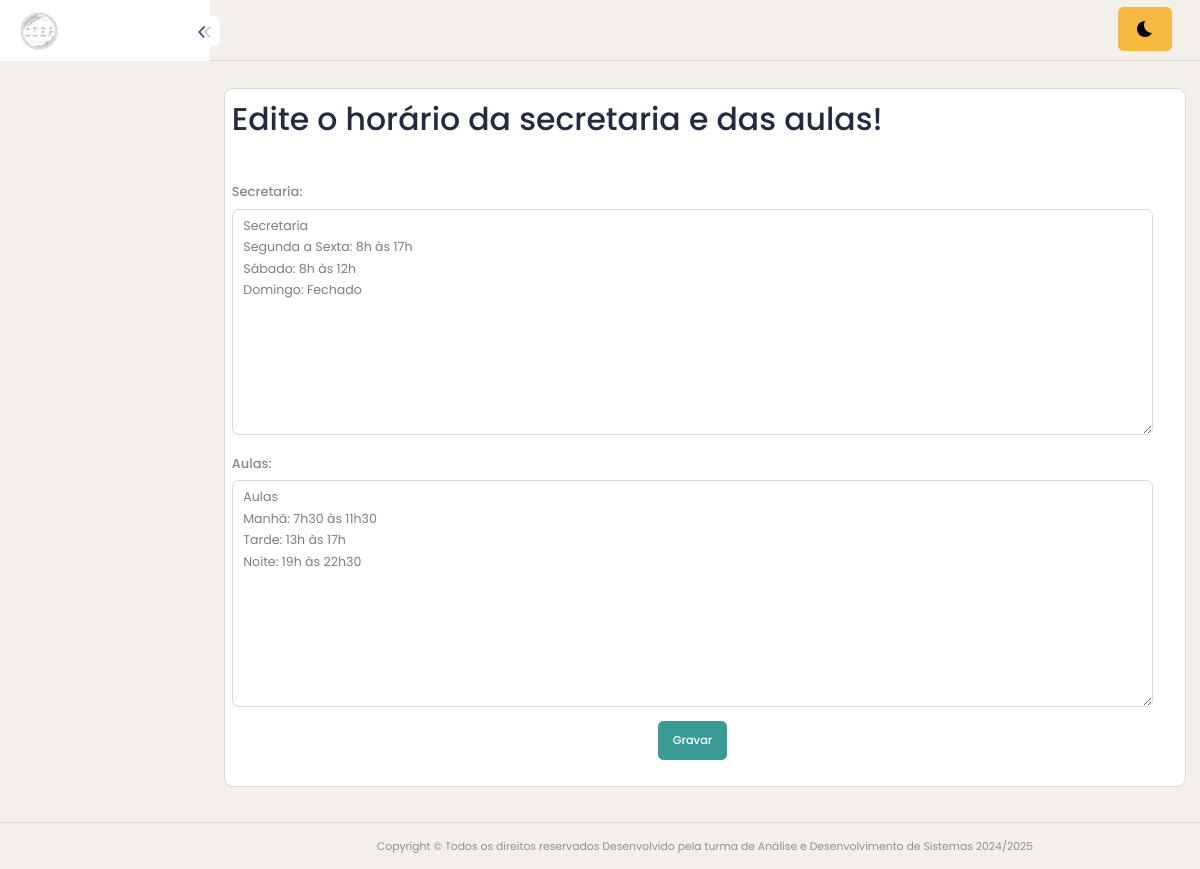
The page /projetoFinalAdmin/horario-editar.php on the database as committed earlier.
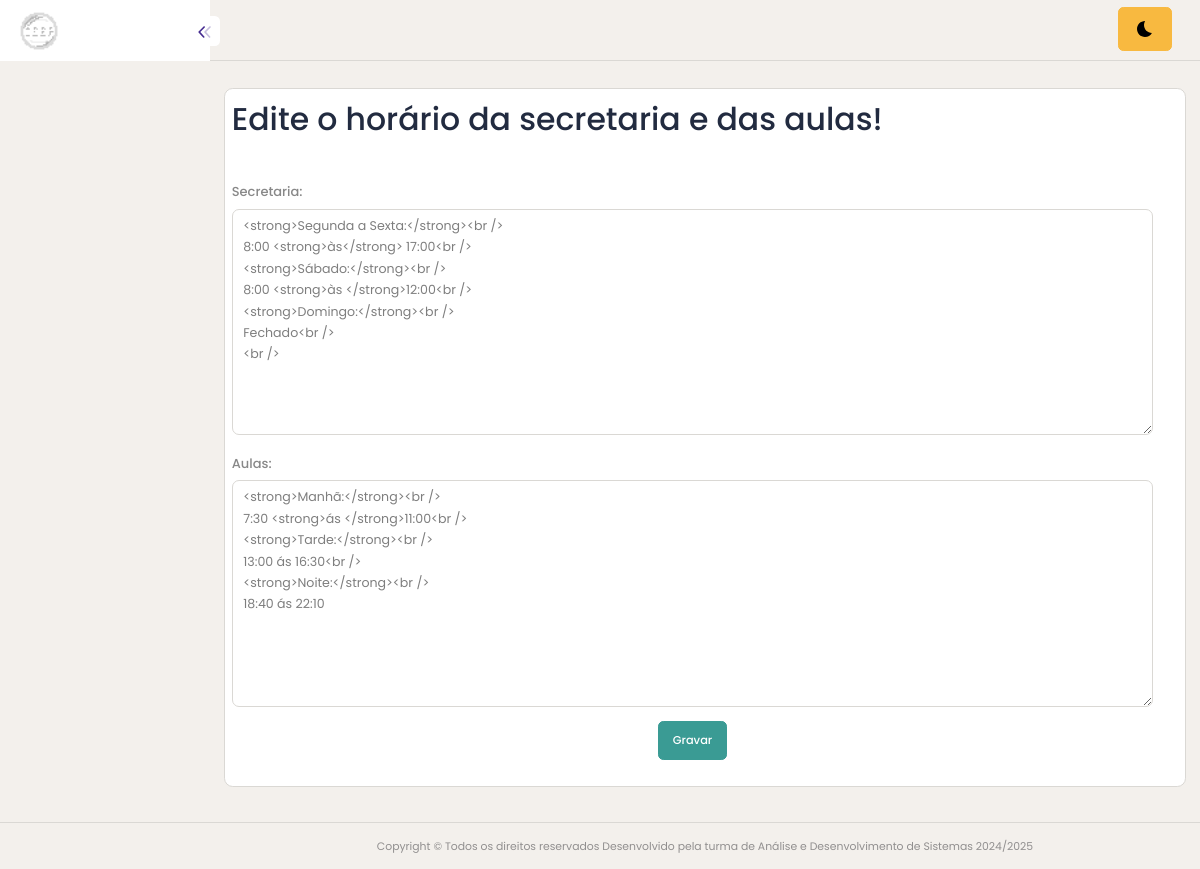
The same page on the database as committed later.
### tables this page shows
CREATE TABLE `horarios` (
  `secretaria` text DEFAULT NULL,
  `aulas` text DEFAULT NULL
);

### projetoFinalAdmin/horario-editar.php (the view, shortened to what this page needs)
<?php
include('conexao.php');
$sql = $conn->prepare("SELECT * FROM horarios");
$sql->execute();
$dados = $sql->fetch();
?>
<!DOCTYPE html>
<html lang="pt-BR">
<head>
    <?php include("app-header.php"); ?>
</head>
<body>
    <?php include("app-lateral.php"); ?>
    <div class="content-body" style="min-height: 899px;">
        <div class="container-fluid">
            <div class="row">
                <div class="card p-2">
                    <h1>Edite o horário da secretaria e das aulas!</h1>
                    <div class="row mt-3 ">
                        <form action="horario-acao.php" method="post" class="row">
                            <div class="col-12 "><br>
                                <label for="secretaria">Secretaria:</label>
                                <textarea placeholder="" type="textarea" class="form-control placeholder:text-sm"
                                    id="secretaria" name="txtSecretaria" rows="10"
                                    cols="33"><?php
                                    echo $dados["secretaria"];
                                    ?></textarea>
                            </div>
                            <div class="col-12 "><br>
                                <label for="aulas">Aulas:</label>
                                <textarea placeholder="" type="textarea" class="form-control placeholder:text-sm"
                                    id="aulas" name="txtAulas" rows="10"
                                    cols="33"><?php
                                    echo $dados["aulas"];
                                    ?></textarea>
                            </div>
                            <div class="col-12 text-center">
                                <input value="Gravar" type="submit" class="btn btn-success mt-3">
                            </div> <br>
                        </form>
                    </div> <br>
                </div>
            </div>
        </div>
    </div>
    <?php include("app-footer.php"); ?>
</body>
</html>

### projetoFinalAdmin/app-header.php (shortened to what this page needs)
<link class="main-css" href="css/style.css" rel="stylesheet">

### projetoFinalAdmin/app-lateral.php (shortened to what this page needs)
<div id="main-wrapper">
	<div class="nav-header">
		<a href="index.php" class="brand-logo">
		</a>
		<div class="nav-control">
			<div class="hanburger">
				<span class="line">
				</span>
			</div>
		</div>
	</div>
	<div class="header">
		<div class="offset-11 text-end btn btn-secondary mt-2">
			<a class="nav-link bell dz-theme-mode " href="javascript:void(0);">
			</a>
		</div>
	</div>

### projetoFinalAdmin/app-footer.php
<div class="footer out-footer">
	<div class="copyright">
		<p>Copyright © Todos os direitos reservados Desenvolvido pela turma de Análise e Desenvolvimento de Sistemas 2024/2025</p>
	</div>
</div>
</div>

Rows that differ between the two databases and show on the page:
removed horarios: txtSecretaria "Secretaria Segunda a Sexta: 8h às 17h Sábado: 8h às 12h Domingo: Fechado", txtAulas "Aulas Manhã: 7h30 às 11h30 Tarde: 13h às 17h Noite: 19h às 22h30"
added horarios: txtSecretaria "<strong>Segunda a Sexta:</strong><br /> 8:00 <strong>às</strong> 17:00<br /> <strong>Sábado:</strong><br /> 8:00 <strong>às </strong>12:00<br /> <strong>Domingo:</strong><br /> Fechado<br /> <br />", txtAulas "<strong>Manhã:</strong><br /> 7:30 <strong>ás </strong>11:00<br /> <strong>Tarde:</strong><br /> 13:00 ás 16:30<br /> <strong>Noite:</strong><br /> 18:40 ás 22:10"
